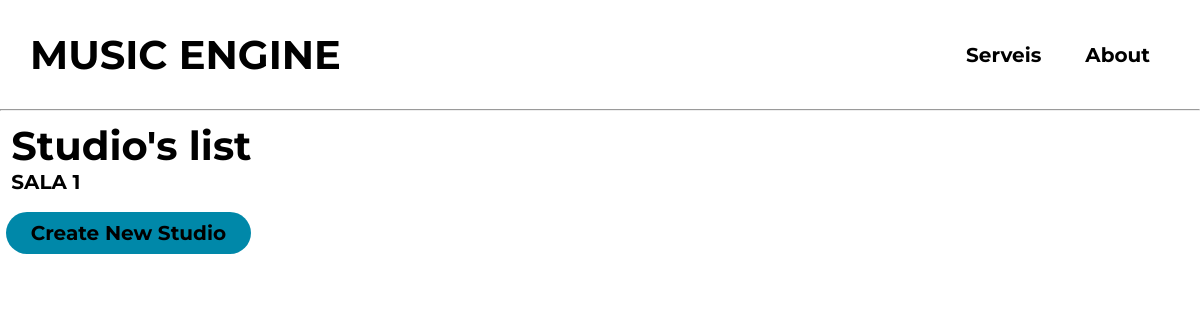
Before: /studios/ (signed in) with the older database file.
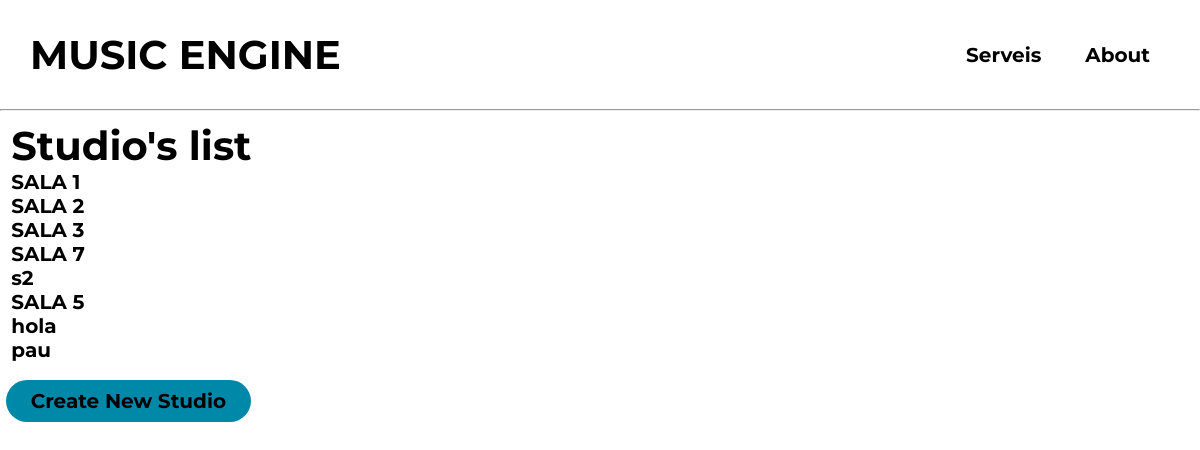
After: the same page with the newer database file.
### music_engine/models.py (models this page shows, shortened)
class MusicalStudio(models.Model):
    name = models.CharField(max_length=100, primary_key=True)
    capacity = models.IntegerField()
    TYPE_CHOICES = (
        ('ensaig', 'ENSAIG'),
        ('enregistrar', 'ENREGISTRAR')
    )
    type = models.CharField(choices=TYPE_CHOICES, max_length=100)
    incorporated_material = models.ManyToManyField(MusicalMaterial, blank=True)

### music_engine/views.py (the view)
# urls.py: path('studios/', StudioListView.as_view(), name='studio_list'),
class StudioListView(ListView):
    model = MusicalStudio
    template_name = 'studio_list.html'
    context_object_name = 'studios'

### templates/studio_list.html (shortened to what this page needs)
{% include 'navbar.html' %}
{% block content %}
<head>
</head>
<body>
{% if user.is_authenticated %}
    <h1>&nbspStudio's list</h1>
        <ul>
            {% for studio in studios %}
                <li>&nbsp&nbsp<a href="{% url 'studio_detail' studio.name %}">{{ studio.name }}</a></li>
            {% endfor %}
        </ul>
        <a class="cta" href="/create/studio/">
            &nbsp<button class="button">Create New Studio</button>
        </a>
{% endif %}
</body>
{% endblock %}

Changed rows visible on the page:
added MusicalStudio: name "SALA 2"
added MusicalStudio: name "SALA 3"
added MusicalStudio: name "SALA 7"
added MusicalStudio: name "s2"
added MusicalStudio: name "SALA 5"
added MusicalStudio: name "hola"
added MusicalStudio: name "pau"
